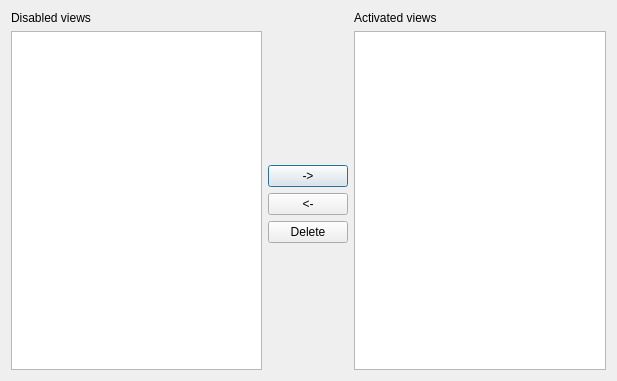
<?xml version="1.0" encoding="UTF-8"?>
<ui version="4.0">
 <class>ViewsListForm</class>
 <widget class="QDialog" name="ViewsListForm">
  <property name="geometry">
   <rect>
    <x>0</x>
    <y>0</y>
    <width>617</width>
    <height>381</height>
   </rect>
  </property>
  <property name="sizePolicy">
   <sizepolicy hsizetype="MinimumExpanding" vsizetype="MinimumExpanding">
    <horstretch>0</horstretch>
    <verstretch>0</verstretch>
   </sizepolicy>
  </property>
  <property name="windowTitle">
   <string>Views List</string>
  </property>
  <layout class="QGridLayout" name="gridLayout">
   <item row="0" column="0">
    <widget class="QLabel" name="label">
     <property name="text">
      <string>Disabled views</string>
     </property>
    </widget>
   </item>
   <item row="0" column="2">
    <widget class="QLabel" name="label_2">
     <property name="text">
      <string>Activated views</string>
     </property>
    </widget>
   </item>
   <item row="1" column="0" rowspan="5">
    <widget class="QTableWidget" name="tableWidgetDisabledViews">
     <property name="sizePolicy">
      <sizepolicy hsizetype="MinimumExpanding" vsizetype="Expanding">
       <horstretch>0</horstretch>
       <verstretch>0</verstretch>
      </sizepolicy>
     </property>
     <property name="minimumSize">
      <size>
       <width>160</width>
       <height>250</height>
      </size>
     </property>
    </widget>
   </item>
   <item row="1" column="1">
    <spacer name="verticalSpacer_2">
     <property name="orientation">
      <enum>Qt::Vertical</enum>
     </property>
     <property name="sizeHint" stdset="0">
      <size>
       <width>20</width>
       <height>123</height>
      </size>
     </property>
    </spacer>
   </item>
   <item row="1" column="2" rowspan="5">
    <widget class="QTableWidget" name="tableWidgetEnabledViews">
     <property name="sizePolicy">
      <sizepolicy hsizetype="MinimumExpanding" vsizetype="Expanding">
       <horstretch>0</horstretch>
       <verstretch>0</verstretch>
      </sizepolicy>
     </property>
     <property name="minimumSize">
      <size>
       <width>160</width>
       <height>250</height>
      </size>
     </property>
    </widget>
   </item>
   <item row="2" column="1">
    <widget class="QPushButton" name="pushButtonActivateView">
     <property name="text">
      <string notr="true">-&gt;</string>
     </property>
    </widget>
   </item>
   <item row="3" column="1">
    <widget class="QPushButton" name="pushButtonCloseView">
     <property name="text">
      <string notr="true">&lt;-</string>
     </property>
    </widget>
   </item>
   <item row="4" column="1">
    <widget class="QPushButton" name="pushButtonDeleteView">
     <property name="text">
      <string>Delete</string>
     </property>
    </widget>
   </item>
   <item row="5" column="1">
    <spacer name="verticalSpacer">
     <property name="orientation">
      <enum>Qt::Vertical</enum>
     </property>
     <property name="sizeHint" stdset="0">
      <size>
       <width>20</width>
       <height>122</height>
      </size>
     </property>
    </spacer>
   </item>
  </layout>
 </widget>
 <resources/>
 <connections/>
</ui>
